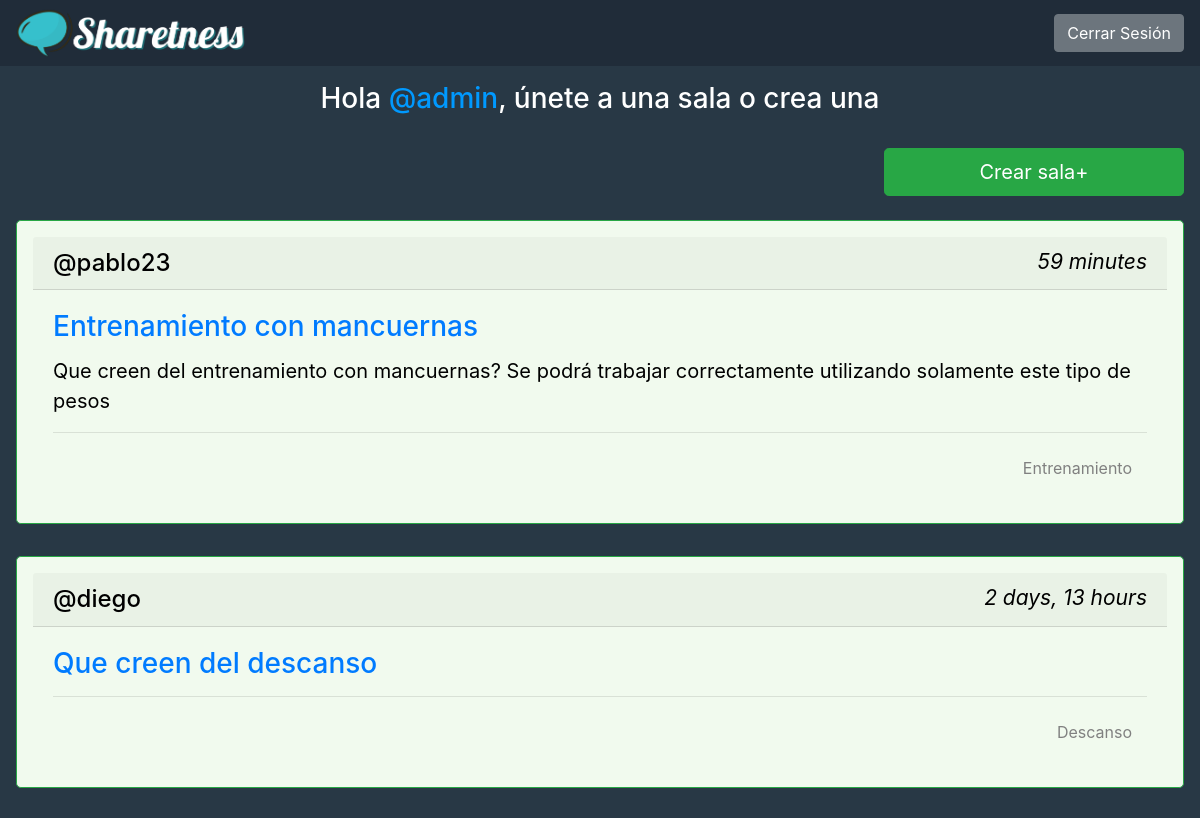
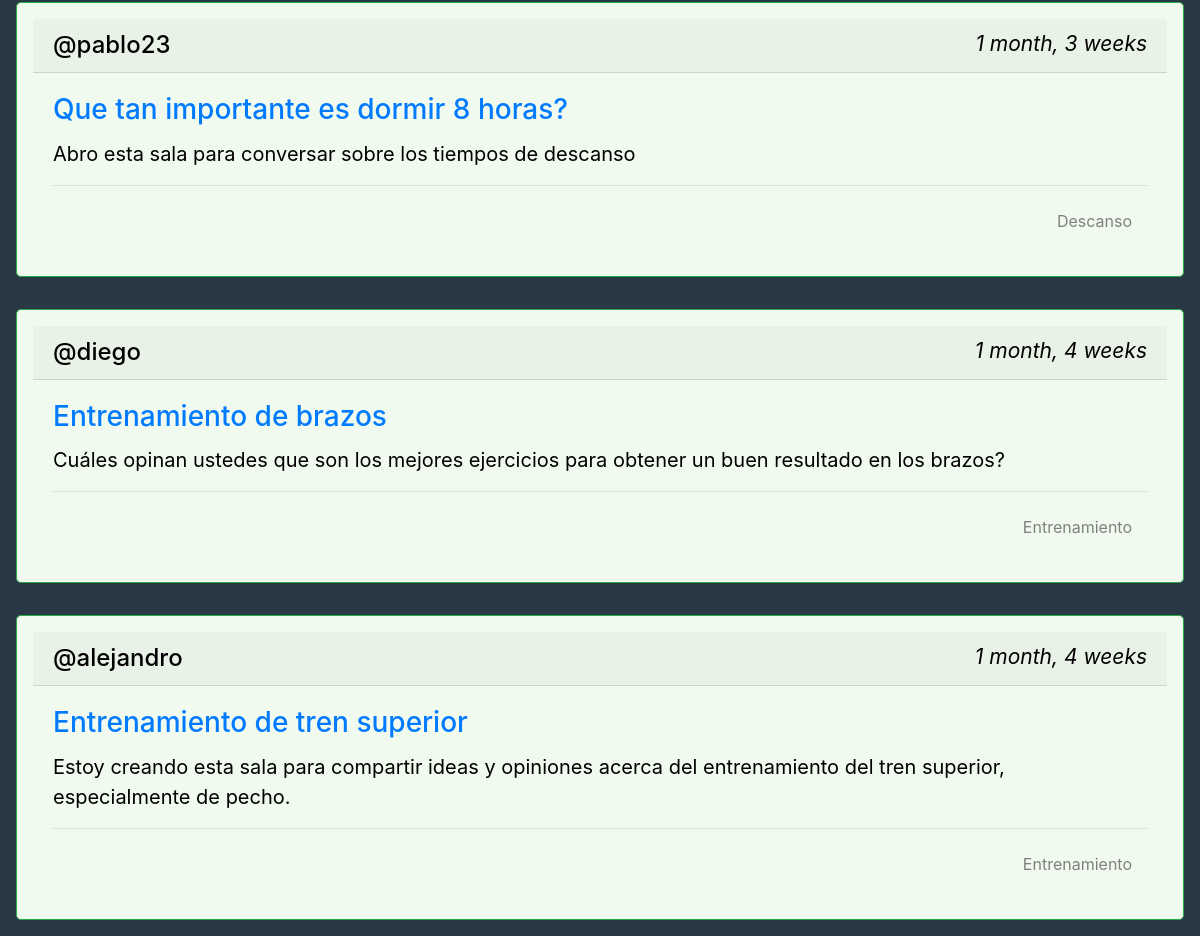
The app's page / (signed in) with its own data (2 pictures, top to bottom).
### forum/models.py (models this page shows, shortened)
class Room(models.Model):
    host = models.ForeignKey(User, on_delete=models.SET_NULL, null=True)
    topic = models.ForeignKey(Topic, on_delete=models.SET_NULL, null=True)
    name = models.CharField(max_length=200)
    description =models.TextField(null=True, blank=True)
    update = models.DateTimeField(auto_now=True)
    created = models.DateTimeField(auto_now_add=True)
    class Meta:
        ordering = ['-update', '-created']

class Topic(models.Model):
    name = models.CharField(max_length=200)
    def __str__(self):
        return self.name

### forum/views.py (the view)
# urls.py: path('', views.home, name="home"),
def home(request):
    rooms = Room.objects.all()
    context = {'rooms': rooms}
    return render(request, 'forum/home.html', context)

### forum/templates/forum/home.html
{% extends 'main.html' %}
{% block content %}
    {% if request.user.is_authenticated %}
        <h3 style="color:white" class="text-center mt-3">
            Hola <span style="color:#09f">@{{ user }}</span>, únete a una sala o crea una
        </h3>
    {% endif %}
    <div class=" d-flex flex-column justify-content-center align-items-center">
        {% include 'forum/feed_component.html' %}
    </div>
{% endblock content %}

### forum/templates/forum/feed_component.html (shortened to what this page needs)
<div class=" d-flex flex-column">
    <a href={% url 'create-room' %} class="h4 btn btn-success btn-lg create__button w-25 align-self-end mt-4 mb-2">Crear sala+</a>
    {% for room in rooms %}
    <div class="card room__box border border-success m-3 rounded-lg p-3">
        <h4 class="card-header">
            <span style="color:black">@{{ room.host.username }}</span>
            <small style="color:black" class="font-italic">{{ room.created|timesince }}</small>
        </h4>
        <div class="card-body">
            <h3 class="card-title"><a href="/room/{{room.id}}">{{ room.name }}</a></h3>
            <p class="card-text" style="color:black; font-size:20px">{{ room.description }}</p>
        <hr>
        <div class="d-flex">
            <div class="room__topic ml-auto align-self-center">{{ room.topic }}</div>
        </div>
        </div>
    </div>
    {% endfor %}
</div>

### static/styles/main.css (style rules this page uses)
body { background-color: #283845; color: white; }
.create__button { margin: 16px }
.room__box { background-color: #f1faee; }
.card-header { display: flex; justify-content: space-between; }
.room__topic { padding: 7px 15px; border-radius: 10px; color: gray; }

### records on screen
Room: host.username "pablo23", created "59 minutes", name "Entrenamiento con mancuernas", description "Que creen del entrenamiento con mancuernas? Se podrá trabajar correctamente utilizando solamente este tipo de pesos", topic "Entrenamiento"
Room: host.username "diego", created "2 days, 13 hours", name "Que creen del descanso", topic "Descanso"
Room: host.username "pablo23", created "1 month, 3 weeks", name "Que tan importante es dormir 8 horas?", description "Abro esta sala para conversar sobre los tiempos de descanso", topic "Descanso"
Room: host.username "diego", created "1 month, 4 weeks", name "Entrenamiento de brazos", description "Cuáles opinan ustedes que son los mejores ejercicios para obtener un buen resultado en los brazos?", topic "Entrenamiento"
Room: host.username "alejandro", created "1 month, 4 weeks", name "Entrenamiento de tren superior", description "Estoy creando esta sala para compartir ideas y opiniones acerca del entrenamiento del tren superior, especialmente de pecho.", topic "Entrenamiento"

### other values on screen
{{ user }} "admin"
